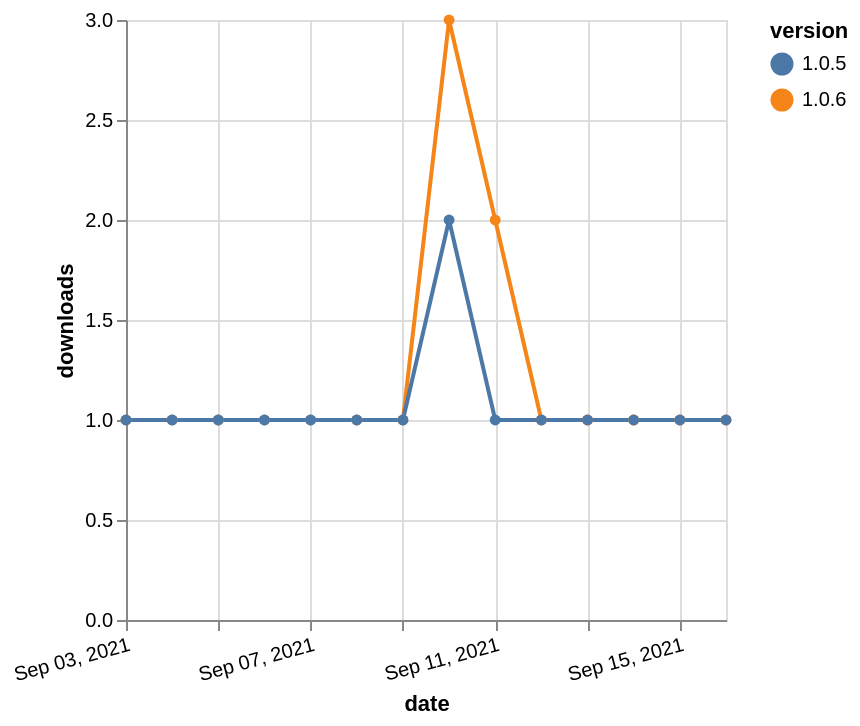

Write a Vega-Lite specification for this figure.
### Vega-Lite specification from a JSON file in a GitHub repository (floating-point values rounded to 4 significant figures)
{"$schema": "https://vega.github.io/schema/vega-lite/v5.json", "description": "A simple bar chart with embedded data.", "data": {"values": [{"date": "2021-09-03", "total": 162, "delta": 1, "version": "1.0.6"}, {"date": "2021-09-04", "total": 163, "delta": 1, "version": "1.0.6"}, {"date": "2021-09-05", "total": 164, "delta": 1, "version": "1.0.6"}, {"date": "2021-09-06", "total": 165, "delta": 1, "version": "1.0.6"}, {"date": "2021-09-07", "total": 166, "delta": 1, "version": "1.0.6"}, {"date": "2021-09-08", "total": 167, "delta": 1, "version": "1.0.6"}, {"date": "2021-09-09", "total": 168, "delta": 1, "version": "1.0.6"}, {"date": "2021-09-10", "total": 171, "delta": 3, "version": "1.0.6"}, {"date": "2021-09-11", "total": 173, "delta": 2, "version": "1.0.6"}, {"date": "2021-09-12", "total": 174, "delta": 1, "version": "1.0.6"}, {"date": "2021-09-13", "total": 175, "delta": 1, "version": "1.0.6"}, {"date": "2021-09-14", "total": 176, "delta": 1, "version": "1.0.6"}, {"date": "2021-09-15", "total": 177, "delta": 1, "version": "1.0.6"}, {"date": "2021-09-16", "total": 178, "delta": 1, "version": "1.0.6"}, {"date": "2021-09-03", "total": 223, "delta": 1, "version": "1.0.5"}, {"date": "2021-09-04", "total": 224, "delta": 1, "version": "1.0.5"}, {"date": "2021-09-05", "total": 225, "delta": 1, "version": "1.0.5"}, {"date": "2021-09-06", "total": 226, "delta": 1, "version": "1.0.5"}, {"date": "2021-09-07", "total": 227, "delta": 1, "version": "1.0.5"}, {"date": "2021-09-08", "total": 228, "delta": 1, "version": "1.0.5"}, {"date": "2021-09-09", "total": 229, "delta": 1, "version": "1.0.5"}, {"date": "2021-09-10", "total": 231, "delta": 2, "version": "1.0.5"}, {"date": "2021-09-11", "total": 232, "delta": 1, "version": "1.0.5"}, {"date": "2021-09-12", "total": 233, "delta": 1, "version": "1.0.5"}, {"date": "2021-09-13", "total": 234, "delta": 1, "version": "1.0.5"}, {"date": "2021-09-14", "total": 235, "delta": 1, "version": "1.0.5"}, {"date": "2021-09-15", "total": 236, "delta": 1, "version": "1.0.5"}, {"date": "2021-09-16", "total": 237, "delta": 1, "version": "1.0.5"}]}, "width": "container", "mark": {"type": "line", "point": {"filled": true}}, "encoding": {"x": {"field": "date", "type": "temporal", "timeUnit": "yearmonthdate", "title": "date", "axis": {"labelAngle": -15}}, "y": {"field": "delta", "type": "quantitative", "title": "downloads"}, "color": {"field": "version", "type": "nominal"}, "tooltip": {"field": "delta"}}}
